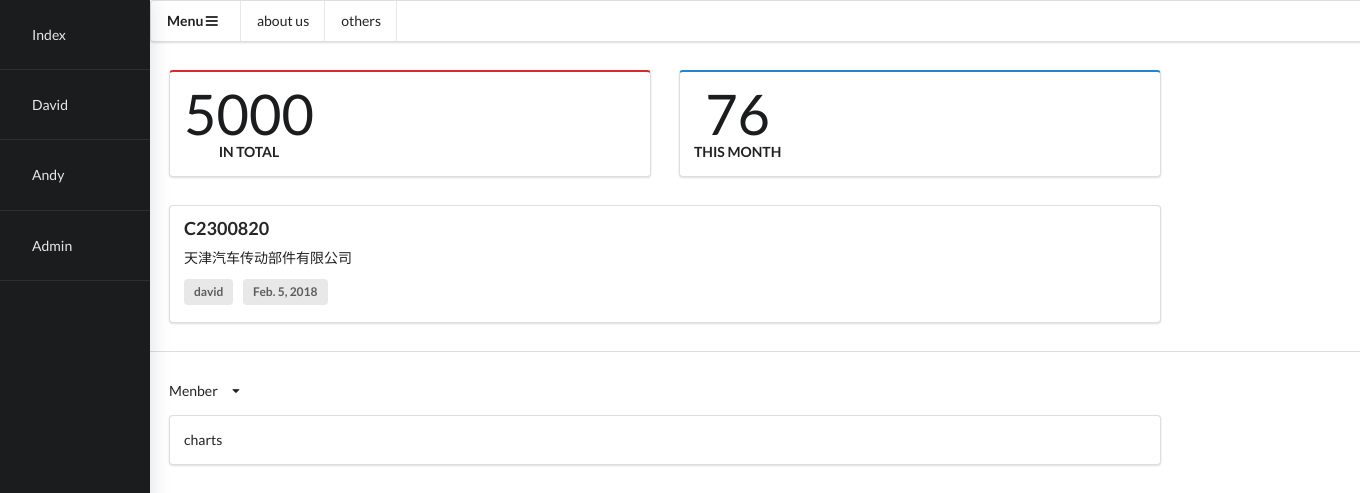
Page /default/?handleby=david on the committed database.
### webapp/models.py (models this page shows, shortened)
class Caselog(models.Model):
    caseid = models.CharField(null=True, blank=True,max_length=200)
    orgnization = models.CharField(null=True, blank=True,max_length=200)
    problem = models.CharField(null=True, blank=True,max_length=200)
    solution = models.TextField(null=True, blank=True)
    MEMBER = (
        ('david','David'),
        ('andy','Andy'),
    )
    handleby = models.CharField(null=True, blank=True, max_length=5, choices=MEMBER)
    date = models.DateField(null=True)

### webapp/views.py (the view)
# urls.py: url(r'^default/', default, name='default'),
def default(request):
    print('==='*30)
    print(request)
    print('==='*30)
    print(dir(request))
    print('==='*30)
    print(type(request))
    print('==='*30)
    queryset = request.GET.get('handleby')
    print(queryset)
    if queryset:
        caselog_list = Caselog.objects.filter(handleby=queryset)
    else:
        caselog_list = Caselog.objects.all()
    context = {
        'Caselog': caselog_list
    }
    return render(request, 'default.html', context)

### webapp/templates/default.html (shortened to what this page needs)
<!DOCTYPE html>
{% load static %}
<html>
  <head>
    <link rel="stylesheet" href="{% static 'css/semantic.css' %}">
  </head>
  <body>
    <div class="ui thin visible left sidebar inverted vertical menu" id="sidebar">
      <div class="item">
        <a class="item" href="/default">Index</a>
      </div>
      <div class="item">
        <a class="item" href="?handleby=david">David</a>
      </div>
      <div class="item">
        <a class="item" href="?handleby=andy">Andy</a>
      </div>
      <div class="item">
        <a class="item" href="/admin">Admin</a>
      </div>
    </div>
    <div class="pusher">
      <div class="ui menu">
        <div class="header item" id="menu">
          Menu
          <i class="content icon"></i>
        </div>
        <div class="item">about us</div>
        <div class="item">others</div>
      </div>
      <div class="ui equal width grid" style="width:75%;margin:5px 5px 5px 5px;">
        <div class="row">
          <div class="column">
            <div class="ui red segment">
              <div class="ui statistic">
                <div class="value">
                  5000
                </div>
                <div class="label">
                  in total
                </div>
              </div>
            </div>
          </div>
          <div class="column">
            <div class="ui blue segment">
              <div class="ui statistic">
                <div class="value">
                  76
                </div>
                <div class="label">
                  this month
                </div>
              </div>
            </div>
          </div>
        </div>
        <div class="row">
          <div class="column">
            <div class="ui segment">
              <div class="ui divided items">
                {% for item in Caselog %}
                  <div class="item">
                  <div class="content">
                    <div class="header">
                      {{ item.caseid }}
                    </div>
                    <div class="description">
                      {{ item.orgnization }}
                    </div>
                    <div class="extra">
                      <div class="ui label">
                        {{ item.handleby }}
                      </div>
                      <div class="ui label">
                        {{ item.date }}
                      </div>
                    </div>
                  </div>
                </div>
                {% endfor %}
              </div>
            </div>
          </div>
        </div>
      </div>
      <div class="ui divider"> </div>
      <div class="ui equal width grid" style="width:75%;margin:5px 5px 5px 5px;">
        <div class="row">
          <div class="column">
            <div class="ui simple dropdown item">
              Menber
              <i class="dropdown icon"></i>
            </div>
            <div class="ui container segment">
              <div class="container" id="chart1">
                charts
              </div>
            </div>
          </div>
        </div>
      </div>
    </div>
  </body>
</html>

### rows in the picture
Caselog: caseid "C2300820", orgnization "天津汽车传动部件有限公司", handleby "david", date "Feb. 5, 2018"
